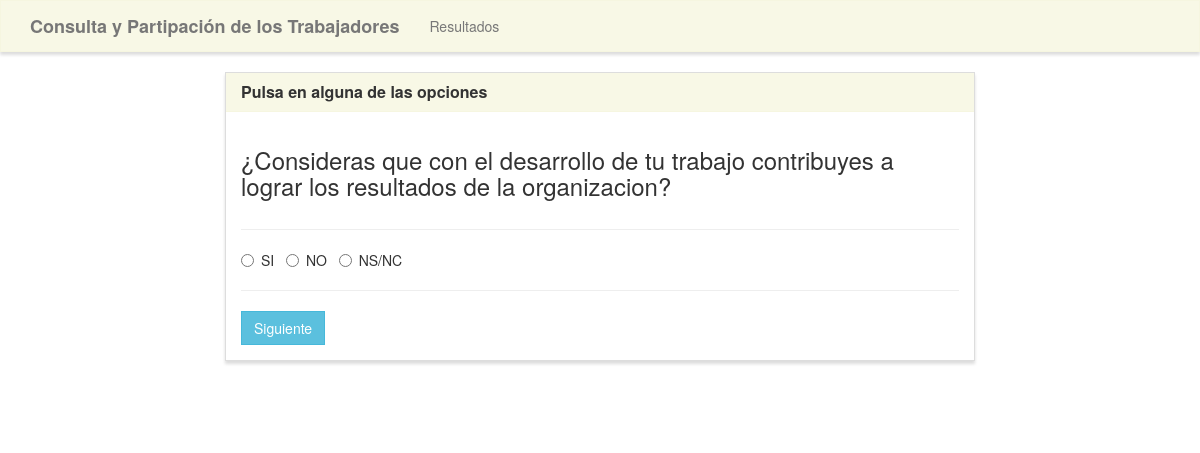
/home/1, run on the app's committed database.
### encuesta/models.py (models this page shows, shortened)
class Poll (models.Model):
    question = models.TextField()
    option_one = models.CharField(max_length=30)
    option_two = models.CharField(max_length=30)
    option_three = models.CharField(max_length=30)
    option_one_count = models.IntegerField(default=0)
    option_two_count = models.IntegerField(default=0)
    option_three_count = models.IntegerField(default=0)

### encuesta/views.py (the view, shortened to what this page needs)
# urls.py: 2. Add a URL to urlpatterns:  path('', views.home, name='home')
def home(request, poll_id):
    polls= Poll.objects.all()
    todas=Poll.objects.all().count()
    poll=Poll.objects.get(pk=poll_id)
    context = {
        'poll': poll,
        'polls': polls,
    }
    return render(request, 'poll/home.html', context)

### encuesta/templates/poll/home.html (shortened to what this page needs)
{% extends "poll/base.html" %}
{% load static %}
{% block main %}
<div class="row">
    <div class="col-lg-8 col-lg-offset-2">
        <div class="panel panel-default">
            <div class="panel-heading">
                <h5 class="panel-title">Pulsa en alguna de las opciones</h5>
            </div>
            <div class="panel-body">
                <div class="row">
                    <div class="col-lg-12">
                        <h3>{{ poll.question }}</h3>
                    </div>
                </div>
                <div class="row">
                    <div class="col-lg-12">
                        <hr />
                         <form class="leer-forms" method="POST" data-form-id={{poll.id}} >
                            <div class="form-group">
                                <div class="radio">
                                    <label>
                                        <input type="radio" name="poll" value="option1" required>
                                        {{ poll.option_one }}
                                    </label> &nbsp;
                                    <label>
                                        <input type="radio" name="poll" value="option2" required>
                                        {{ poll.option_two }}
                                    </label> &nbsp;
                                    <label>
                                        <input type="radio" name="poll" value="option3" required>
                                        {{ poll.option_three }}
                                    </label> &nbsp;
                                </div>
                            </div>
                        <hr />
                            <button  id="enlace-{{poll.id}}" type="submit" class="btn btn-info">
                                Siguiente
                            </button>
                        </form>
                    </div>
                </div>
            </div>
        </div>
   {% include "poll/paginacion.html" %}
    </div>
</div>
{% endblock %}

### encuesta/templates/poll/base.html (shortened to what this page needs)
{% load static %}
<!DOCTYPE html>
<html lang="en">
	<head>
		<link rel="stylesheet" href="https://maxcdn.bootstrapcdn.com/bootstrap/3.3.7/css/bootstrap.min.css">
		<link rel="stylesheet" type="text/css" href="{% static 'polls/style.css' %}" />
	</head>
	<body>
		<nav class="navbar navbar-default" role="navigation">
			<div class="container">
				<div class="navbar-header">
					<a class="navbar-brand" href="{% url 'inicio' %}">Consulta y Partipación de los Trabajadores</a>
				</div>
				<div class="collapse navbar-collapse navbar-ex1-collapse">
					<ul class="nav navbar-nav">
						<li><a href="{% url 'resultados' %}">Resultados</a></li>
					</ul>
				</div>
			</div>
		</nav>
		<div class="container">
			{% block main %}{% endblock %}
		</div>
	</body>
</html>

### encuesta/templates/poll/paginacion.html (shortened to what this page needs)
<div class="row mt-3 justify-content-center">
    <nav>
    </nav>
</div>

### encuesta/static/polls/style.css (style rules this page uses)
.navbar-default, .btn, .form-control, .panel { border-radius: 0; }
.navbar-default { background-color: rgba(245, 245, 220, 0.7); border-color: rgba(245, 245, 220, 0.6); box-shadow: 0px 3px 3px 0px #ddd; }
.panel-default > .panel-heading { color: #333; background-color: rgba(245, 245, 220, 0.7); border-color: rgba(245, 245, 220, 0.6); border-top-left-radius: 0; border-top-right-radius: 0; }
.panel { box-shadow: 0px 3px 3px 0px #ddd; }
a.navbar-brand, .panel-title { font-weight: bolder; }

### data on the page
Poll: question "¿Consideras que con el desarrollo de tu trabajo contribuyes a lograr los resultados de la organizacion?", option_one "SI", option_two "NO", option_three "NS/NC"
